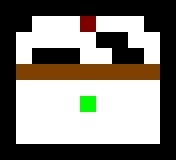

A 2D game scene composited from a Tiled map and its tileset images. What follows is a short description and the map's XML, with every tile layer's data as written:
An orthogonal 11x10 tile map with 16x16 px tiles, 2 tile layers (Layer1, Layer2).

<map version="1.0" orientation="orthogonal" renderorder="right-down" width="11" height="10" tilewidth="16" tileheight="16" nextobjectid="1">
 <tileset firstgid="1" source="Tiles.tsx" />
 <layer name="Layer1" width="11" height="10">
  <data encoding="csv">
1,1,1,1,1,1,1,1,1,1,1,
1,1,5,5,5,5,5,5,5,1,1,
1,5,5,5,5,5,1,1,5,5,1,
1,5,1,1,1,5,5,1,1,5,1,
1,5,5,5,5,5,5,5,5,5,1,
1,5,5,5,5,5,5,5,5,5,1,
1,5,5,5,5,5,5,5,5,5,1,
1,5,5,5,5,5,5,5,5,5,1,
1,5,5,5,5,5,5,5,5,5,1,
1,1,1,1,1,1,1,1,1,1,1
</data>
 </layer>
 <layer name="Layer2" width="11" height="10">
  <data encoding="csv">
0,0,0,0,0,0,0,0,0,0,0,
0,0,0,0,0,3,0,0,0,0,0,
0,0,0,0,0,0,0,0,0,0,0,
0,0,0,0,0,0,0,0,0,0,0,
0,9,9,9,9,9,9,9,9,9,0,
0,0,0,0,0,0,0,0,0,0,0,
0,0,0,0,0,4,0,0,0,0,0,
0,0,0,0,0,0,0,0,0,0,0,
0,0,0,0,0,0,0,0,0,0,0,
0,0,0,0,0,0,0,0,0,0,0
</data>
 </layer>
</map>
